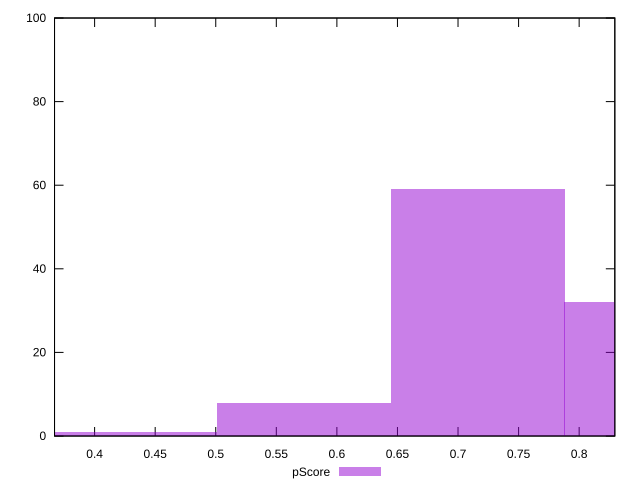

The gnuplot source for this figure:
reset

$pScore <<EOF
0.5730196632979474 8
0.7162745791224343 59
0.8595294949469211 32
0.42976474747346055 1
EOF

set key outside below
set boxwidth 0.14325491582448685
set xrange [0.36691218104325063:0.8294432912767565]
set yrange [0:100]
set trange [0:100]
set style fill transparent solid 0.5 noborder
set terminal svg size 640, 490 enhanced background rgb 'white'
set output "report_00015_2021-02-09T16-11-33.973Z/first-cpu-idle/samples/pages+cached+noadtech+nomedia+nocss/pScore/histogram.svg"

plot $pScore title "pScore" with boxes

reset
